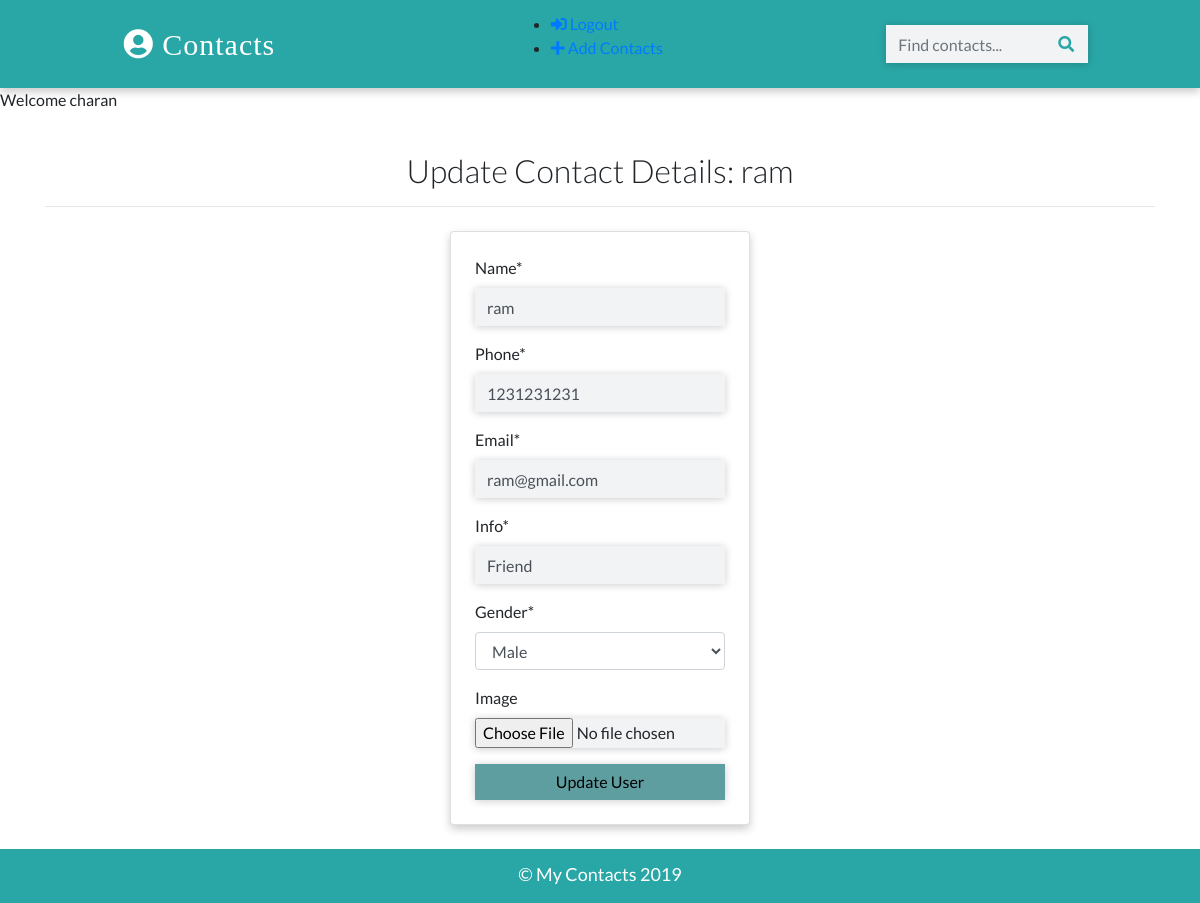
The app's page /contacts/update/1 (signed in) with its own data.
### app/models.py (models this page shows)
class Contact(models.Model):
    manager = models.ForeignKey(User, on_delete=models.CASCADE, default=None)
    name = models.CharField(max_length=20)
    email = models.EmailField(max_length=150)
    phone = models.IntegerField()
    info = models.CharField(max_length=50)
    gender = models.CharField(max_length=50, choices=(
        ('male', 'Male'),
        ('female', 'Female')
    ))
    image = models.ImageField(upload_to='images/', blank=True)
    date_added = models.DateField(auto_now_add=True)
    def __str__(self):
        return self.name
    class Meta:
        ordering = ['-id']  # display records in descening order

### app/views.py (the view, shortened to what this page needs)
class ContactUpdateView(LoginRequiredMixin, UpdateView):
    model = Contact
    template_name = 'update.html'
    fields = ['name', 'phone', 'email', 'info', 'gender', 'image']

### templates/update.html (shortened to what this page needs)
{% extends 'base.html' %} {% load crispy_forms_tags %}  {% block content %}
<div class="container">
  <h2 class="heading font-weight-light text-center">
    Update Contact Details: {{contact}}
  </h2>
  <hr />
</div>
<div class="container w-25 card p-4 mt-4">
  <form action="" method="POST" enctype="multipart/form-data">
    {% csrf_token %} {{form|crispy}}
    <input
      type="submit"
      value="Update User"
      class="btn btn-info px-5"
      style="color: black; background-color: cadetblue!important;
    width: 100%;"
    />
  </form>
</div>
{% endblock content %}

### templates/base.html (shortened to what this page needs)
{% load static %}
<!DOCTYPE html>
<html lang="en">
  <head>
    <link
      rel="stylesheet"
      href="https://stackpath.bootstrapcdn.com/bootstrap/4.2.1/css/bootstrap.min.css"
    />
    <link rel="stylesheet" href="{% static './css/main.css' %}" />
    <link
      rel="stylesheet"
      href="https://use.fontawesome.com/releases/v5.6.3/css/all.css"
    />
  </head>
  <body>
    <nav>
      <a class="logo" href="{% url 'home' %}">
        <i class="fas fa-user-circle"></i>&nbsp;Contacts
      </a>
      <ul>
        {% if request.user.is_authenticated %}
        <li>
          <a href="{% url 'logout' %}">
            <i class="fas fa-sign-in-alt"></i>&nbsp;Logout
          </a>
        </li>
        <li>
          <a href="{% url 'create' %}">
            <i class="fas fa-plus"></i>&nbsp;Add Contacts
          </a>
        </li>
        {% endif %}
      </ul>
      <form class="form-inline my-2" action="{% url 'search' %}" method="POST">
        <input
          class="form-control"
          type="text"
          placeholder="Find contacts..."
          name="search_str"
        />
        <button class="btn" type="submit"><i class="fas fa-search"></i></button>
      </form>
    </nav>
    <p>Welcome {{request.user}}</p>
    <br />
    {% include "partials/_message.html" %} {% block content %} {% endblock content %}
    <footer class="mt-4 p-2">
      <p class="text-center p-1 m-0">&copy; My Contacts 2019</p>
    </footer>
  </body>
</html>

### static/css/main.css (style rules this page uses)
:root { --back: #29a7a6; --girl: #e64298; --boy: #2874dd; }
body { font-family: Lato, sans-serif; }
nav { font-weight: light; display: flex; justify-content: space-around; background-color: var(--back); align-items: center; padding-top: 12px; padding-bottom: 12px; box-shadow: 0 4px 8px 0 rgba(0, 0, 0, 0.2); }
.logo { font-size: 30px; letter-spacing: 1px; color: white; padding: 2px 12px; border-radius: 8px; font-family: cursive; }
form { position: relative; }
button { position: absolute; right: 1px; outline: none; cursor: pointer; }
button i { color: var(--back); }
input { border-radius: 0px !important; width: 250px; border: none !important; background-color: #f2f3f5 !important; box-shadow: 0 1px 8px 0 rgba(0, 0, 0, 0.2); }
.card { box-shadow: 0 4px 8px 0 rgba(0, 0, 0, 0.2); transition: 0.3s; min-width: 250px; box-sizing: border-box; }
footer { background-color: var(--back); color: white; font-size: 18px; border-bottom: 3px solid var(--back); }

### records on screen
Contact: name "ram", phone "1231231231", email "ram@gmail.com", info "Friend", gender "Male"

### other values on screen
{{ request.user }} "charan"
